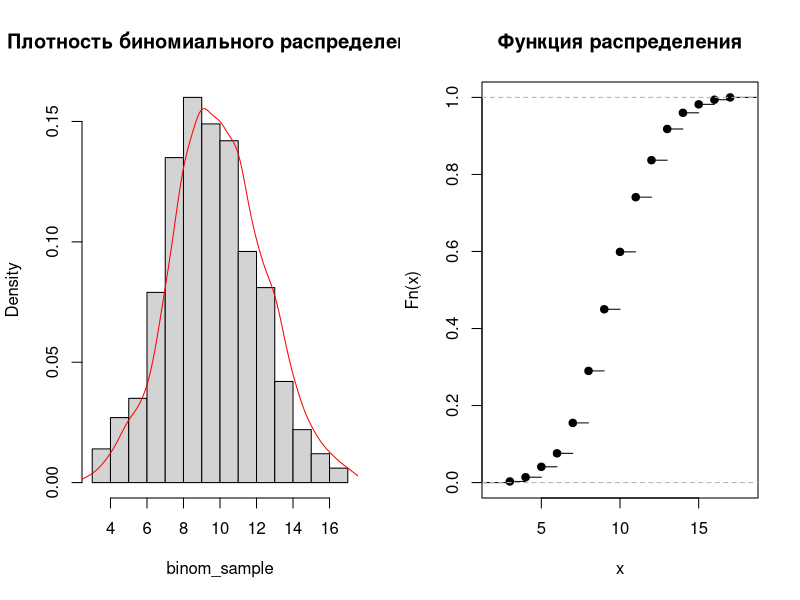
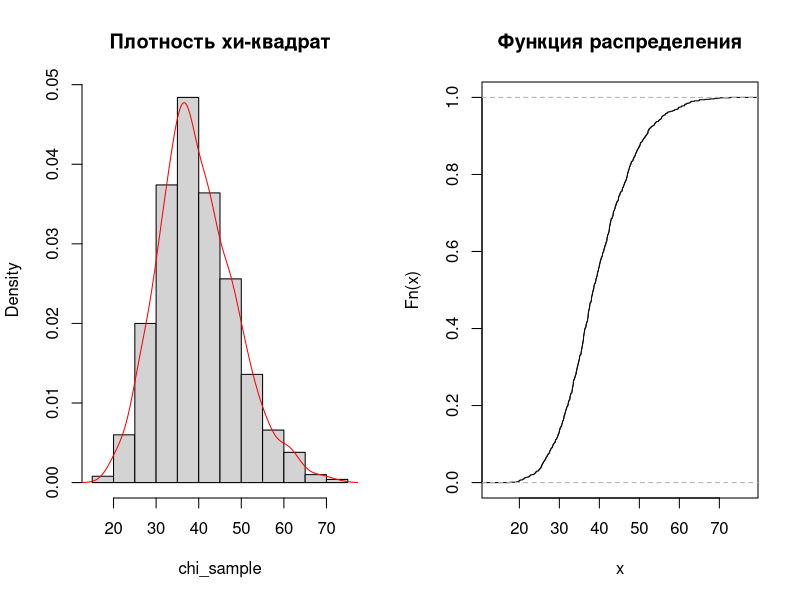
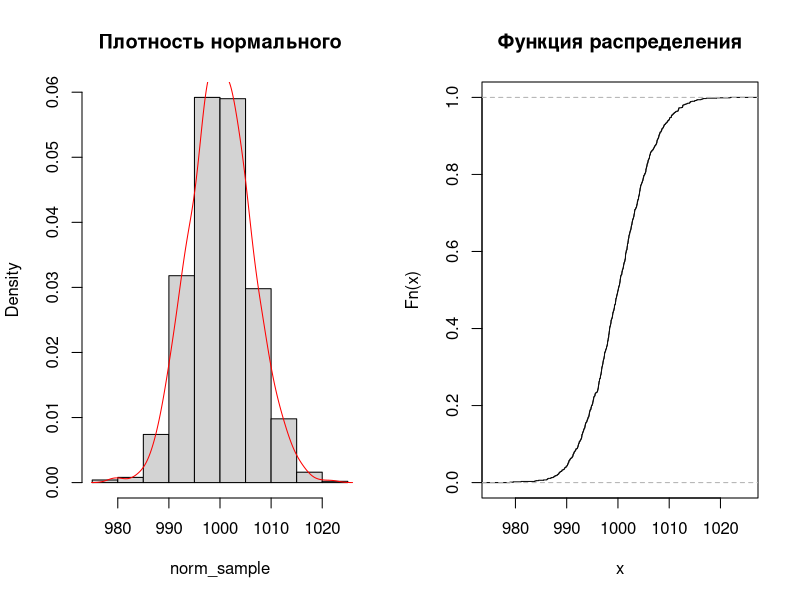

Write R code to recreate these figures, in order.
## ---- chunk 1
knitr::opts_chunk$set(echo = TRUE, warning = FALSE, message = FALSE)
## ---- chunk 2
# Установка параметров
k <- 10
n <- 30
size <- 1000 # размер выборки
## ---- chunk 3
# Параметры биномиального распределения
p <- k/n

# Генерация выборки
binom_sample <- rbinom(size, n, p)

# Вычисление статистик
binom_stats <- list(
  mean = mean(binom_sample),
  var = var(binom_sample),
  sd = sd(binom_sample),
  median = median(binom_sample),
  mode = as.numeric(names(sort(table(binom_sample), decreasing = TRUE)[1]))
)

# Визуализация
par(mfrow=c(1,2))
hist(binom_sample, probability = TRUE, main = "Плотность биномиального распределения")
lines(density(binom_sample), col = "red")
plot(ecdf(binom_sample), main = "Функция распределения")
## ---- chunk 4
# Параметры хи-квадрат
df <- (n-1) + k
chi_sample <- rchisq(size, df)

# Вычисление статистик
chi_stats <- list(
  mean = mean(chi_sample),
  var = var(chi_sample),
  sd = sd(chi_sample),
  median = median(chi_sample),
  mode = as.numeric(names(sort(table(round(chi_sample, 1)), decreasing = TRUE)[1]))
)

# Визуализация
par(mfrow=c(1,2))
hist(chi_sample, probability = TRUE, main = "Плотность хи-квадрат")
lines(density(chi_sample), col = "red")
plot(ecdf(chi_sample), main = "Функция распределения")
## ---- chunk 5
# Параметры нормального распределения
m <- k * 100
sigma <- sqrt(n + k)
norm_sample <- rnorm(size, m, sigma)

# Вычисление статистик
norm_stats <- list(
  mean = mean(norm_sample),
  var = var(norm_sample),
  sd = sd(norm_sample),
  median = median(norm_sample),
  mode = as.numeric(names(sort(table(round(norm_sample, 1)), decreasing = TRUE)[1]))
)

# Визуализация
par(mfrow=c(1,2))
hist(norm_sample, probability = TRUE, main = "Плотность нормального")
lines(density(norm_sample), col = "red")
plot(ecdf(norm_sample), main = "Функция распределения")
## ---- chunk 6
# а) Вероятность ровно двух фирменных из ремонтируемых
prob_2_brand <- dhyper(2, 35, 25, 5)

# б) Вероятность хотя бы одного фирменного
prob_at_least_1 <- 1 - dhyper(0, 35, 25, 5)

cat("Вероятность ровно двух фирменных:", round(prob_2_brand, 4), "\n")
cat("Вероятность хотя бы одного фирменного:", round(prob_at_least_1, 4))
## ---- chunk 7
# а) Вероятность совпадения среди 390 человек
prob_birthday <- 1 - prod(1 - 1:389/365)

# б) Поиск количества людей для вероятности > 0.5
n <- 1
while((1 - prod(1 - 1:(n-1)/365)) <= 0.5) {
  n <- n + 1
}

cat("Вероятность совпадения в группе 390 человек:", round(prob_birthday, 4), "\n")
cat("Необходимое количество человек для вероятности > 0.5:", n)
## ---- chunk 8
# Функция для вычисления комбинаций
combinations <- function(n, r) {
  factorial(n) / (factorial(r) * factorial(n - r))
}

# Общее количество возможных рук
total_hands <- combinations(52, 5)

# Вычисление вероятностей
pair_prob <- (13 * combinations(4, 2) * combinations(12, 3) * 4^3) / total_hands
two_pairs_prob <- (combinations(13, 2) * combinations(4, 2) * combinations(4, 2) * combinations(11, 1) * 4) / total_hands
three_kind_prob <- (13 * combinations(4, 3) * combinations(12, 2) * 4^2) / total_hands
straight_prob <- (10 * 4^5) / total_hands
flush_prob <- (4 * combinations(13, 5) - 40) / total_hands
full_house_prob <- (13 * combinations(4, 3) * 12 * combinations(4, 2)) / total_hands
four_kind_prob <- (13 * combinations(4, 4) * 12 * 4) / total_hands
straight_flush_prob <- 40 / total_hands
royal_flush_prob <- 4 / total_hands

# Вероятность старшей карты
high_card_prob <- 1 - (pair_prob + two_pairs_prob + three_kind_prob + straight_prob + 
                       flush_prob + full_house_prob + four_kind_prob + straight_flush_prob)

# Создание таблицы результатов
results <- data.frame(
  Комбинация = c("Пара", "Две пары", "Тройка", "Стрит", "Флэш", "Фулл-хаус", 
                 "Каре", "Стрит-флэш", "Роял-флэш", "Старшая карта"),
  Вероятность = c(pair_prob, two_pairs_prob, three_kind_prob, straight_prob,
                  flush_prob, full_house_prob, four_kind_prob, straight_flush_prob,
                  royal_flush_prob, high_card_prob)
)

# Вывод результатов в виде таблицы
knitr::kable(results, digits = 4)
